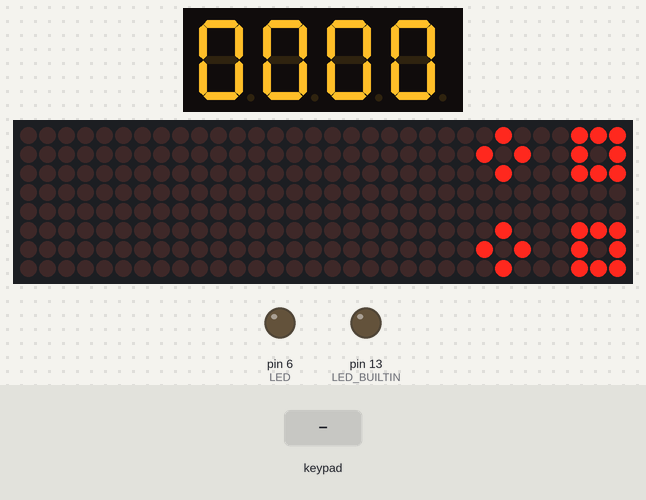
A sketch run on a simulated Arduino Uno, built with avr-gcc and run on an emulated ATmega328P. On the bench: 4-digit seven-segment display, 32×8 LED matrix, output pins drawn as LEDs (lit = HIGH). Dashed ring = blinking. The inputs (shaded band) are chosen by the test bench. Pins used as bus, display or sensor lines are not drawn; what the sketch prints to the serial monitor is not drawn.

Above: at 1.2 s.
1.3 s: key '*' pressed
At 3.7 s:
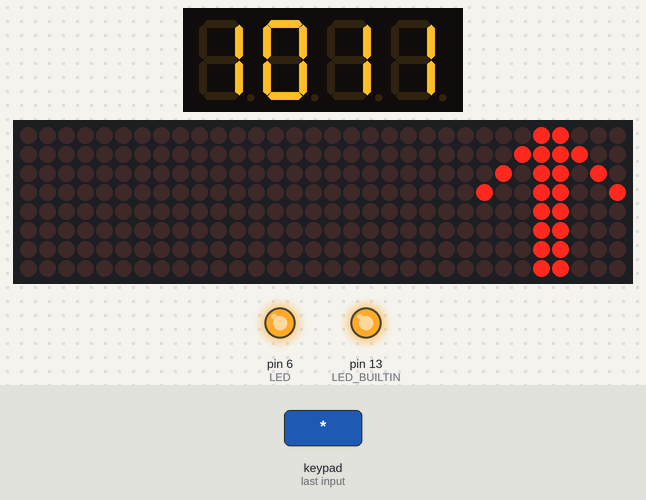
4.3 s: keypad keys 1 2 1 1 1 0 9 pressed 0.4 s apart
At 7.0 s:
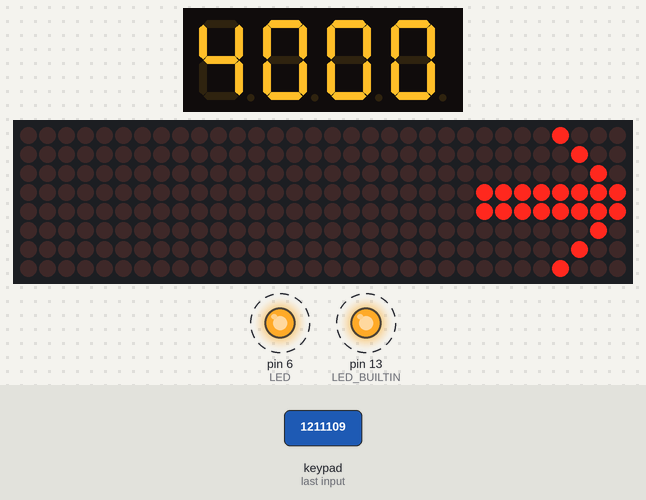
10.1 s: key '4' pressed
At 10.8 s:
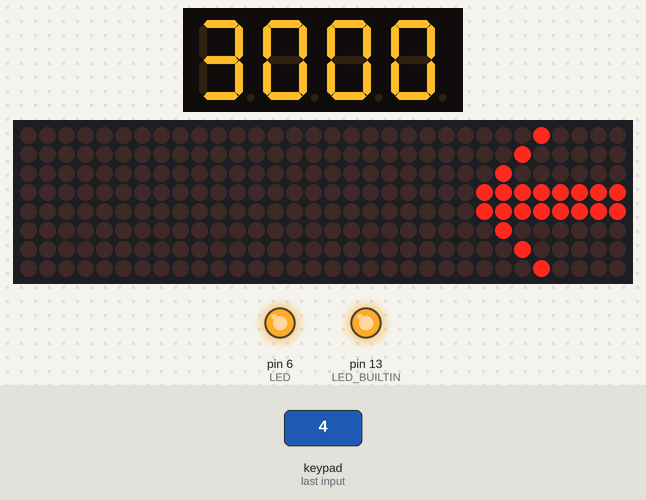
12.0 s: key '5' pressed
At 13.0 s:
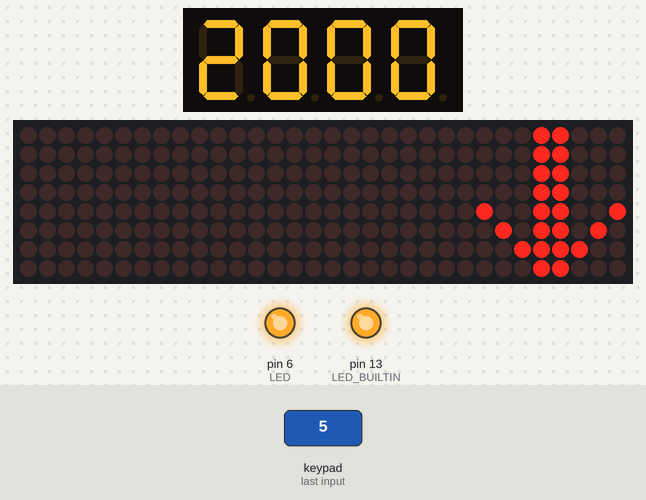
13.5 s: keypad keys 1 3 9 7 2 2 2 # pressed 0.4 s apart
At 17.0 s:
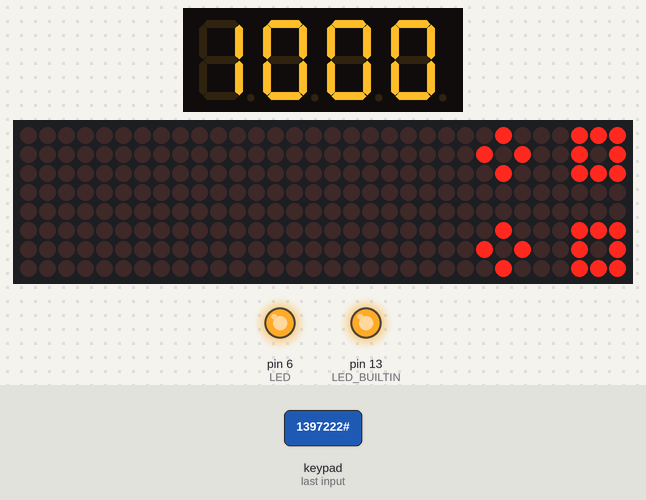
18.2 s: key '#' pressed
At 19.4 s:
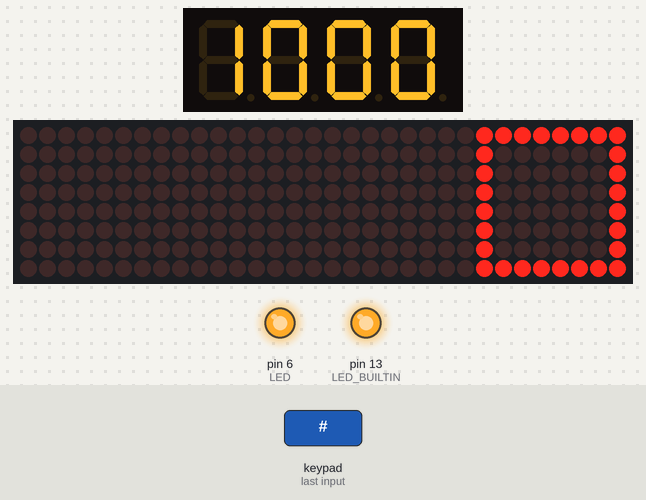
Timing chart, 0 to 20.7 s (numbered marks = the images above; inputs shaded):
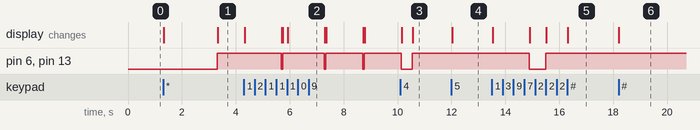

Measured:
- after the input at 1.3 s, pin 6 (LED), pin 13 (LED_BUILTIN): LOW → HIGH after 2.0 s; the display: first changes at once (image 1 shows a later state)
- after the input at 4.3 s, the display: changes at once (image 2)
- after the input at 10.1 s, the display: first differs from a run without the input after 0.47 s (image 3)
- after the input at 12.0 s, the display: changes at once (image 4)
- after the input at 13.5 s, pin 6 (LED), pin 13 (LED_BUILTIN): HIGH → LOW after 1.4 s, → HIGH 0.61 s later; the display: first changes at once (image 5 shows a later state)
- after the input at 18.2 s, the display: changes at once (image 6)

The sketch:

Excavator.ino
```cpp
#include <Arduino.h>
#include <Key.h>
#include <Keypad.h>
#include "TM1637.h"
#include "LedControl.h"

const byte F_ALL[8]  = {0xFF, 0xFF, 0xFF, 0xFF, 0xFF, 0xFF, 0xFF, 0xFF};
const byte F_RHOMB[8] = {0x18, 0x24, 0x42, 0x81, 0x81, 0x42, 0x24, 0x18};
const byte F_RECT82[8] = {0x00, 0x00, 0x00, 0xFF, 0xFF, 0x00, 0x00, 0x00};
const byte F_RECT84[8] = {0x00, 0x00, 0xFF, 0x81, 0x81, 0xFF, 0x00, 0x00};
const byte F_RECT86[8] = {0x00, 0xFF, 0x81, 0x81, 0x81, 0x81, 0xFF, 0x00};
const byte F_SQUARE8[8] = {0xFF, 0x81, 0x81, 0x81, 0x81, 0x81, 0x81, 0xFF};
const byte F_SMALL_RHOMB_SQUARE[8] = {0x07, 0x05, 0x07, 0x00, 0x00, 0x40, 0xA0, 0x40};
const byte F_SMALL_RHOMB_SQUARE_DBL[8] = {0x47, 0xA5, 0x47, 0x00, 0x00, 0x47, 0xA5, 0x47};
const byte F_CROSS_INV[8] = {0xE7, 0xE7, 0xE7, 0x00, 0x00, 0xE7, 0xE7, 0xE7};

const byte F_ARROW_UP[8] = {0x18, 0x3C, 0x5A, 0x99, 0x18, 0x18, 0x18, 0x18};
const byte F_ARROW_DN[8] = {0x18, 0x18, 0x18, 0x18, 0x99, 0x5A, 0x3C, 0x18};
const byte F_ARROW_LT[8] = {0x10, 0x20, 0x40, 0xFF, 0xFF, 0x40, 0x20, 0x10};
const byte F_ARROW_RT[8] = {0x08, 0x04, 0x02, 0xFF, 0xFF, 0x02, 0x04, 0x08};

const byte *FIGS[] = {F_RHOMB, F_SMALL_RHOMB_SQUARE_DBL, F_SQUARE8, F_RECT86, F_RECT84, F_RECT82};
const byte NFIGS = sizeof(FIGS) / sizeof(FIGS[0]);
byte fig = 0;

enum {
  A_NONE = 0,
  A_FWD  = 1,
  A_BCK  = 2,
  A_LT   = 3,
  A_RT   = 4
};

#define ROWS 4
#define COLS 3
char keys[ROWS][COLS] = {
  {'1', '2', '3'},
  {'4', '5', '6'},
  {'7', '8', '9'},
  {'*', '0', '#'},
//  {'1', '2', '3', 'A'},
//  {'4', '5', '6', 'B'},
//  {'7', '8', '9', 'C'},
//  {'*', '0', '#', 'D'},
};
byte rowPins[ROWS] = { 12, 11, 10, 9 };
byte colPins[COLS] = { A0, A1, A2 };

// Create the Keypad
Keypad kpd = Keypad( makeKeymap(keys), rowPins, colPins, ROWS, COLS );

const byte LED = 6;

const byte TOY_FWD = 3;
const byte TOY_BCK = 2;
const byte TOY_RT = 4;

const byte MAT_CLK = 2;
const byte MAT_CS = 3;
const byte MAT_DIN = 4;

boolean playback = false;
byte pgn_step = 0;
unsigned long playback_ms = 0;
unsigned long playback_speed = 2000;

#define BRIGHTNESS 4

TM1637 tm1637(A2, A0);  // CLK, DIO
unsigned number = 0;
int8_t digits[] = {0x00,0x00,0x00,0x00};

LedControl mat1 = LedControl(MAT_DIN, MAT_CLK, MAT_CS, 4);

byte action = A_NONE;

// the setup function runs once when you press reset or power the board
void setup() {
  // initialize digital pin 13 as an output.
  pinMode(LED_BUILTIN, OUTPUT);
  pinMode(LED, OUTPUT);
  pinMode(TOY_FWD, OUTPUT);
  pinMode(TOY_BCK, OUTPUT);
  pinMode(TOY_RT, OUTPUT);

  Serial.begin(9600);

  tm1637.set(BRIGHTNESS);
  tm1637.init();

  mat1.shutdown(0, false);
  mat1.setIntensity(0, 15);

  //mat1.setLed(0, 4, 4, true);
  showFigureForAction();

  displayState();
  writeAll();
}

// the loop function runs over and over again forever
void loop() {
  char key = kpd.getKey();
  if (key) {
    Serial.write(key);
  }
  switch (key) {
    case '5':
      manualAction(A_BCK);
      break;
    case '1':
      manualAction(A_RT);
      delay(1350);
      manualAction(A_NONE);
      break;
    case '0':
      manualAction(A_NONE);
      break;
    case '2':
      manualAction(A_FWD);
      break;
    case '4':
      manualAction(A_LT);
      break;
    case '6':
      manualAction(A_RT);
      break;
    case '*':
      if (playback) {
        cancelPlayback();
      } else {
        startPlayback();
      }
      displayState();
      break;
    case '#':
      fig = (fig + 1) % NFIGS;
      showSelectedFigure();
      break;
    default:
      Serial.println(key);
      break;
  }

  if (playback) {
    unsigned long ms = millis();
    if (ms >= playback_ms) {
      playback_ms = ms + playback_speed;
      nextPlaybackStep();
      displayState();
    }
  }
}

void manualAction(byte act) {
  cancelPlayback();
  action = act;
  writeAll();
  showFigureForAction();
  displayState();
}

void startPlayback() {
  playback = true;
  playback_ms = millis() + playback_speed;
  applyPlaybackStep();
}

void cancelPlayback() {
  playback = false;
  pgn_step = 0;
  action = A_NONE;
  writeAll();
  showFigureForAction();
}

void nextPlaybackStep() {
  pgn_step = (pgn_step + 1) % 16;
  applyPlaybackStep();
}

void applyPlaybackStep() {
  byte s = pgn_step % 4;
  if (s == 0 || s == 2) {
    action = A_NONE;
  } else if (s == 1) {
    action = A_FWD;
  } else {
    action = A_BCK;
  }
  writeAll();
  showFigureForAction();
}

void showSelectedFigure() {
  showFigure(FIGS[fig]);
}

void showFigureForAction() {
  if (action == A_NONE) {
    showFigure(F_SMALL_RHOMB_SQUARE_DBL);
  } else if (action == A_FWD) {
    showFigure(F_ARROW_UP);
  } else if (action == A_BCK) {
    showFigure(F_ARROW_DN);
  } else if (action == A_LT) {
    showFigure(F_ARROW_LT);
  } else if (action == A_RT) {
    showFigure(F_ARROW_RT);
  }
  fig = 0;
}

void writeAll() {
  byte moving = (action != A_NONE);

  digitalWrite(TOY_FWD, (action == A_FWD ? LOW : HIGH));
  digitalWrite(TOY_BCK, (action == A_BCK ? LOW : HIGH));
  digitalWrite(TOY_RT, (action == A_RT ? LOW : HIGH));

  digitalWrite(LED_BUILTIN, (moving ? HIGH : LOW));
  digitalWrite(LED, (moving ? HIGH : LOW));
}

void displayState() {
  display(pgn_step, (playback ? 1 : 0), 0, action);
}

void display(byte d1, byte d2, byte d3, byte d4) {
  digits[3] = d1;
  digits[2] = d2;
  digits[1] = d3;
  digits[0] = d4;
  tm1637.display(digits);
}

void setNumber(unsigned n) {
  number = n;
  fillDigits(number);
  tm1637.display(digits);
}

void fillDigits(unsigned n) {
  digits[3] = n % 10;  n /= 10;
  digits[2] = n % 10;  n /= 10;
  digits[1] = n % 10;  n /= 10;
  digits[0] = n % 10;
}

void showFigure(const byte *figure) {
  for (byte d = 0; d < 2; ++d) {
    for (byte i = 0; i < 8; ++i) {
      mat1.setRow(d, i, figure[i]);
    }
  }
}
```
